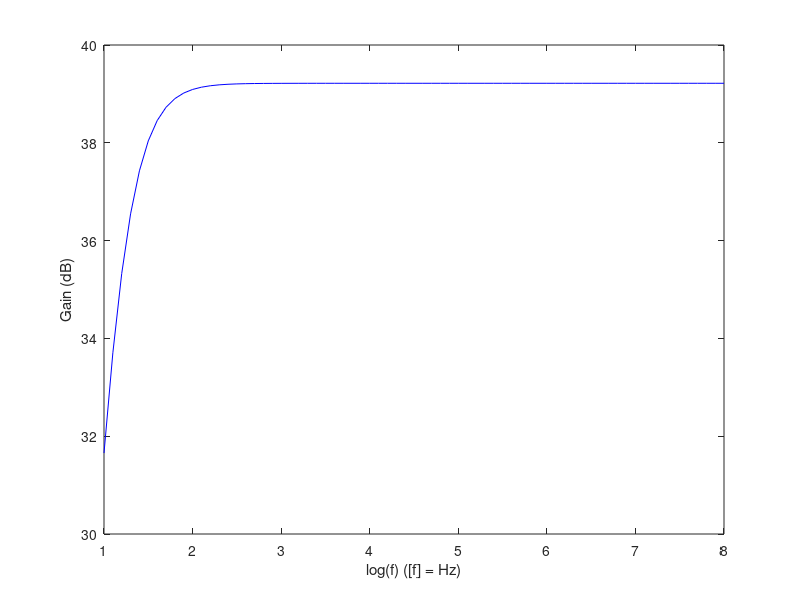

Reproduce this figure in MATLAB.
VT=25e-3
BFN=178.7
BFP=227.3
VAFN=69.7
VAFP=37.2
RE=200
Rout=52
RC=860
R1=90000
R2=20000
VBEON=0.7
VCC=12
Rin=100
VEBON = 0.7






%%%%% OPERATING POINT %%%%%%

A=[R1+R2,-R1,-R2,0,0,0,0,0;
-R1,R1+RC,0,-RC,0,1,0,0;
-R2,0,RE+R2,0,-RE,0,0,0;
0,-RC,0,RC+Rout,0,0,0,0;
0,0,-RE,0,RE,0,1,1;
0,0,0,-BFP,1+BFP,0,0,0;
0,1+BFN,-BFN,0,-1,0,0,0;
0,0,0,0,0,1,1,0];

B=[VCC;0;-VBEON;-VEBON;0;0;0;-VBEON];

X=A\B

Vbase = (X(1)-X(3))*R2;
Vcoll = VCC-(X(2)-X(4))*RC;
Vemit = (X(3)-X(5))*RE;
Vemit2 = VCC-X(4)*Rout;


file = fopen("opteor.tex", "w");

fprintf(file, "$base$ & %0.6E V \\\\ \\hline\n$coll$ & %0.6E V \\\\ \\hline\n$emit$ & %0.6E V \\\\ \\hline\n$emit2$ & %0.6E V \\\\ \\hline\n$in$ & 0 V \\\\ \\hline\n$in2$ & 0 V \\\\ \\hline\n$out$ & 0 V \\\\ \\hline\n$Vbe1$ & %0.6E V \\\\ \\hline\n$vcc$ & %0.6E V \\\\ \\hline\n$Vce1$ & %0.6E V \\\\ \\hline\n$Veb2$ & %0.6E V \\\\ \\hline\n$Vec2$ & %0.6E V \\\\ \\hline\n", Vbase, Vcoll, Vemit, Vemit2, Vbase-Vemit, VCC, Vcoll-Vemit, Vemit2-Vcoll, Vemit2);

fclose(file);


%%%%% GAIN STAGE %%%%%%


RB=1/(1/R1+1/R2)
VEQ=R2/(R1+R2)*VCC
IB1=(VEQ-VBEON)/(RB+(1+BFN)*RE)
IC1=BFN*IB1
IE1=(1+BFN)*IB1
VE1=RE*IE1
VO1=VCC-RC*IC1
VCE=VO1-VE1

gm1=IC1/VT
rpi1=BFN/gm1
ro1=VAFN/IC1

RinB=RB*Rin/(RB+Rin)

RE=0
AV1 = RinB/Rin * RC*(RE-gm1*rpi1*ro1)/((ro1+RC+RE)*(RinB+rpi1+RE)+gm1*RE*ro1*rpi1 - RE^2)
AVI_DB = 20*log10(abs(AV1))


ZI1 = 1/(1/RB+1/(((ro1+RC+RE)*(rpi1+RE)+gm1*RE*ro1*rpi1 - RE^2)/(ro1+RC+RE)))
ZO1 = 1/(1/ro1+1/RC)

file = fopen("gaintab.tex", "w");

fprintf(file, "Gain & %0.6E \\\\ \\hline\nGain (dB) & %0.6E dB \\\\ \\hline\nInput impedance & %0.6E $\\Omega$ \\\\ \\hline\nOutput impedance & %0.6E $\\Omega$ \\\\ \\hline", AV1, AVI_DB, ZI1, ZO1);

fclose(file);

%ouput stage
VI2 = VO1
IE2 = (VCC-VEBON-VI2)/Rout
IC2 = BFP/(BFP+1)*IE2
VO2 = VCC - Rout*IE2

gm2 = IC2/VT
go2 = IC2/VAFP
gpi2 = gm2/BFP
ge2 = 1/Rout

AV2 = gm2/(gm2+gpi2+go2+ge2)
ZI2 = (gm2+gpi2+go2+ge2)/gpi2/(gpi2+go2+ge2)
ZO2 = 1/(gm2+gpi2+go2+ge2)

file = fopen("outputtab.tex", "w");

fprintf(file, "Gain & %0.6E \\\\ \\hline\nGain (dB) & %0.6E dB \\\\ \\hline\nInput impedance & %0.6E $\\Omega$ \\\\ \\hline\nOutput impedance & %0.6E $\\Omega$ \\\\ \\hline", AV2, 20*log10(AV2), ZI2, ZO2);

fclose(file);

%total
gB = 1/(1/gpi2+ZO1)
AV = (gB+gm2/gpi2*gB)/(gB+ge2+go2+gm2/gpi2*gB)*AV1
AV_DB = 20*log10(abs(AV))
ZI=ZI1
ZO=1/(go2+gm2/gpi2*gB+ge2+gB)

file = fopen("totaltab.tex", "w");

fprintf(file, "Gain & %0.6E \\\\ \\hline\nGain (dB) & %0.6E dB \\\\ \\hline\nInput impedance & %0.6E $\\Omega$ \\\\ \\hline\nOutput impedance & %0.6E $\\Omega$ \\\\ \\hline", AV, 20*log10(AV), ZI, ZO);

fclose(file);






Cin = 102e-6
Cb = 2185e-6
Cout = 1466e-6
RE = 200
rpi2 = 1/gpi2
ro2 = 1/go2
RL = 8
vin = 0.01

i=1;



for t=1:0.1:8
	w = 2*pi*power(10,t);
	Zin = Rin+1/(j*w*Cin);
	Zeb=1/(1/RE+j*w*Cb);
	Rcpi2 = 1/(1/RC+1/rpi2);
	Ro2out = 1/(1/ro2+1/Rout);
	Zcout=1/(j*w*Cout);
	
	A=[Zin+RB,-RB,0,0,0,0,0;
	-RB,RB+rpi1+Zeb,0,-Zeb,0,0,0;
	0,gm1*rpi1,1,0,0,0,0;
	0,-Zeb,-ro1,RC+Zeb+ro1,0,0,0;
	0,0,0,-RC,RC+rpi2,Ro2out,-Ro2out;
	0,0,0,0,1+gm2*rpi2,-1,0;
	0,0,0,0,0,-Ro2out,Zcout+RL+Ro2out];
	
	B=[vin;0;0;0;0;0;0];
	
	X=A\B;
	
	freq(i)=t;
	gain(i) = 20*log10(X(7)*RL/vin);
	
	i=i+1;

endfor

gainfreqfig1 = figure();
plot(freq, gain, "b");

xlabel("log(f) ([f] = Hz)");
ylabel("Gain (dB)");

print(gainfreqfig1, "gainfreq.eps", "-depsc");
